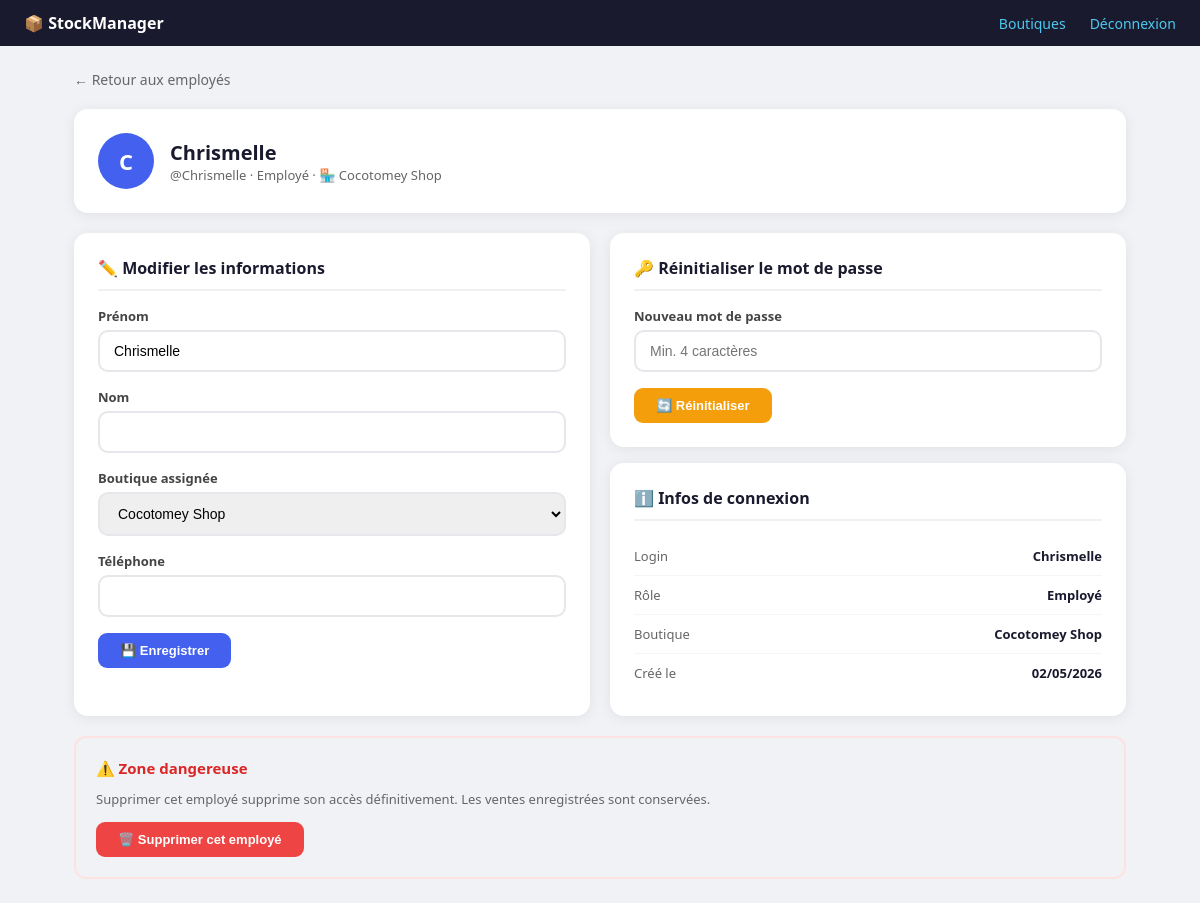
The app's page /employes/5/ (signed in) with its own data.
### stock/models.py (models this page shows, shortened)
class ProfilEmploye(models.Model):
    ROLE_CHOICES = [
        ('proprietaire', 'Propriétaire'),
        ('employe', 'Employé'),
    ]
    user = models.OneToOneField(User, on_delete=models.CASCADE, related_name='profil')
    boutique = models.ForeignKey(
        Boutique,
        on_delete=models.SET_NULL,
        null=True, blank=True,
        related_name='employes'
    )
    role = models.CharField(max_length=20, choices=ROLE_CHOICES, default='employe')
    telephone = models.CharField(max_length=20, blank=True)
    @property
    def est_proprietaire(self):
        return self.role == 'proprietaire'

class Boutique(models.Model):
    nom = models.CharField(max_length=100)
    adresse = models.CharField(max_length=255, blank=True)
    telephone = models.CharField(max_length=20, blank=True)
    proprietaire = models.ForeignKey(
        User,
        on_delete=models.CASCADE,
        related_name='boutiques'
    )
    date_creation = models.DateTimeField(auto_now_add=True)
    est_active = models.BooleanField(default=True)
    class Meta:
        verbose_name = "Boutique"
        ordering = ['nom']

### stock/views.py (the view, shortened to what this page needs)
# urls.py: path('employes/<int:employe_id>/', views.employe_detail, name='employe_detail'),
@login_required
@proprietaire_requis
def employe_detail(request, employe_id):
    boutiques = Boutique.objects.filter(proprietaire=request.user)
    profil = get_object_or_404(
        ProfilEmploye,
        id=employe_id,
        boutique__in=boutiques,
        role='employe'
    )
    return render(request, 'stock/employe_detail.html', {
        'profil': profil,
        'boutiques': boutiques,
    })

### stock/context_processors.py (called while the page is built)
def demandes_en_attente(request):
    if not request.user.is_authenticated:
        return {}
    try:
        if request.user.profil.est_proprietaire:
            boutiques = Boutique.objects.filter(proprietaire=request.user)
            nb = DemandeArrivage.objects.filter(
                boutique__in=boutiques,
                statut='en_attente'
            ).count()
            return {'nb_demandes_attente': nb}
    except Exception:
        pass
    return {'nb_demandes_attente': 0}

### stock/views.py (called while the page is built)
def proprietaire_requis(view_func):
    @wraps(view_func)
    def wrapper(request, *args, **kwargs):
        try:
            profil = request.user.profil
        except Exception:
            raise PermissionDenied
        if not profil.est_proprietaire:
            messages.error(request, "Accès réservé au propriétaire.")
            return redirect('pos')  # L'employé atterrit sur la caisse
        return view_func(request, *args, **kwargs)
    return wrapper

### stock/templates/stock/employe_detail.html (shortened to what this page needs)
{% extends 'stock/base.html' %}
{% block content %}
<a href="{% url 'employes_liste' %}" style="color:#666; font-size:14px; text-decoration:none; display:block; margin-bottom:20px;">← Retour aux employés</a>
<div style="background:white; border-radius:14px; padding:24px; margin-bottom:20px; box-shadow:0 2px 14px rgba(0,0,0,.07); display:flex; align-items:center; gap:16px;">
    <div style="width:56px; height:56px; border-radius:50%; background:#4361ee; color:white; display:flex; align-items:center; justify-content:center; font-size:22px; font-weight:700;">
        {{ profil.user.username|first|upper }}
    </div>
    <div>
        <h1 style="font-size:20px;">{{ profil.user.get_full_name|default:profil.user.username }}</h1>
        <p style="color:#666; font-size:13px;">@{{ profil.user.username }} · Employé · 🏪 {{ profil.boutique.nom|default:"Non assigné" }}</p>
    </div>
</div>
<div class="grid">
    <div class="card">
        <h2>✏️ Modifier les informations</h2>
        <form method="post">
            <div class="form-group">
                <label>Prénom</label>
                <input type="text" name="prenom" value="{{ profil.user.first_name }}">
            </div>
            <div class="form-group">
                <label>Nom</label>
                <input type="text" name="nom" value="{{ profil.user.last_name }}">
            </div>
            <div class="form-group">
                <label>Boutique assignée</label>
                <select name="boutique_id">
                    {% for b in boutiques %}
                    <option value="{{ b.id }}" {% if profil.boutique.id == b.id %}selected{% endif %}>{{ b.nom }}</option>
                    {% endfor %}
                </select>
            </div>
            <div class="form-group">
                <label>Téléphone</label>
                <input type="text" name="telephone" value="{{ profil.telephone }}">
            </div>
            <button type="submit" class="btn btn-primary">💾 Enregistrer</button>
        </form>
    </div>
    <div>
        <div class="card" style="margin-bottom:16px;">
            <h2>🔑 Réinitialiser le mot de passe</h2>
            <form method="post">
                <div class="form-group">
                    <label>Nouveau mot de passe</label>
                    <input type="text" name="nouveau_mdp" placeholder="Min. 4 caractères">
                </div>
                <button type="submit" class="btn btn-warning">🔄 Réinitialiser</button>
            </form>
        </div>
        <div class="card">
            <h2>ℹ️ Infos de connexion</h2>
            <div class="info-row">
                <span class="lbl">Login</span>
                <span class="val">{{ profil.user.username }}</span>
            </div>
            <div class="info-row">
                <span class="lbl">Rôle</span>
                <span class="val">Employé</span>
            </div>
            <div class="info-row">
                <span class="lbl">Boutique</span>
                <span class="val">{{ profil.boutique.nom|default:"—" }}</span>
            </div>
            <div class="info-row">
                <span class="lbl">Créé le</span>
                <span class="val">{{ profil.user.date_joined|date:"d/m/Y" }}</span>
            </div>
        </div>
    </div>
</div>
<div class="danger-zone">
    <h3>⚠️ Zone dangereuse</h3>
    <p style="font-size:13px; color:#666; margin-bottom:14px;">
        Supprimer cet employé supprime son accès définitivement. Les ventes enregistrées sont conservées.
    </p>
    <form method="post" onsubmit="return confirm('Supprimer {{ profil.user.username }} ? Cette action est irréversible.')">
        <button type="submit" class="btn btn-danger">🗑️ Supprimer cet employé</button>
    </form>
</div>
{% endblock %}

### stock/templates/stock/base.html (style rules this page uses)
* { box-sizing: border-box; margin: 0; padding: 0; }
body { font-family: 'Segoe UI', sans-serif; background: #f0f2f5; color: #1a1a2e; }

### stock/templates/stock/employe_detail.html (style rules this page uses)
.grid { display:grid; grid-template-columns:1fr 1fr; gap:20px; }
.card { background:white; border-radius:14px; padding:24px; box-shadow:0 2px 14px rgba(0,0,0,.07); }
.card h2 { font-size:16px; font-weight:700; margin-bottom:16px; padding-bottom:10px; border-bottom:2px solid #f0f0f0; }
.form-group { margin-bottom:16px; }
.form-group label { display:block; font-size:13px; font-weight:600; margin-bottom:5px; color:#444; }
.form-group input, .form-group select { width:100%; padding:11px 14px; border:2px solid #e5e7eb; border-radius:10px; font-size:14px; }
.btn { padding:10px 22px; border:none; border-radius:9px; font-size:13px; font-weight:600; cursor:pointer; }
.btn-primary { background:#4361ee; color:white; }
.btn-warning { background:#f59e0b; color:white; }
.btn-danger { background:#ef4444; color:white; }
.info-row { display:flex; justify-content:space-between; padding:10px 0; border-bottom:1px solid #f5f5f5; font-size:13px; }
.info-row:last-child { border-bottom:none; }
.info-row .lbl { color:#666; }
.info-row .val { font-weight:600; }
.danger-zone { border:2px solid #fee2e2; border-radius:12px; padding:20px; margin-top:20px; }
.danger-zone h3 { color:#dc2626; font-size:15px; margin-bottom:12px; }

### records on screen
ProfilEmploye: user.username|first "C", user.get_full_name "Chrismelle", user.username "Chrismelle", boutique.nom "Cocotomey Shop", prenom "Chrismelle", boutique_id "Cocotomey Shop", user.date_joined "02/05/2026"
